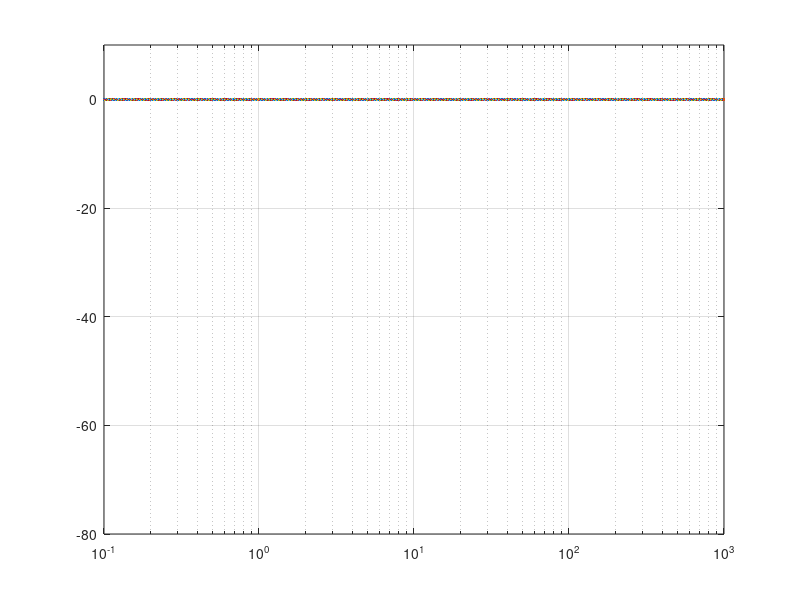
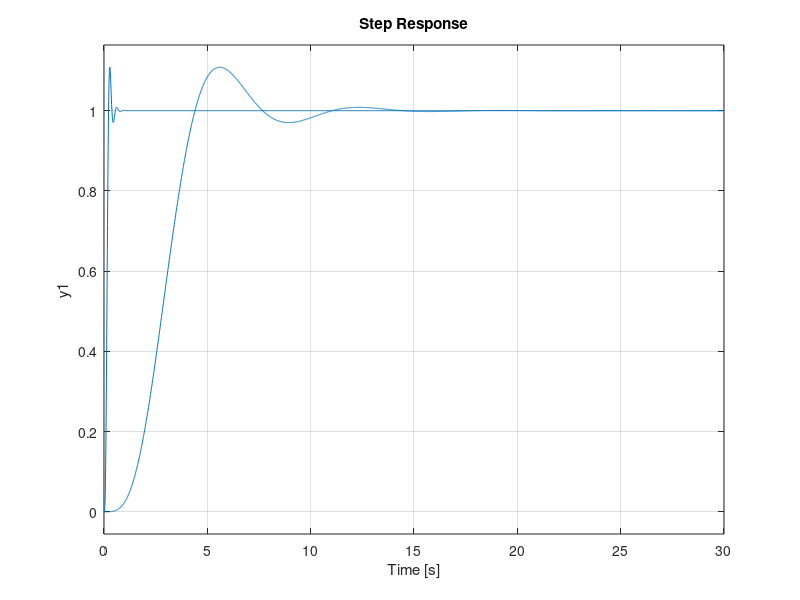
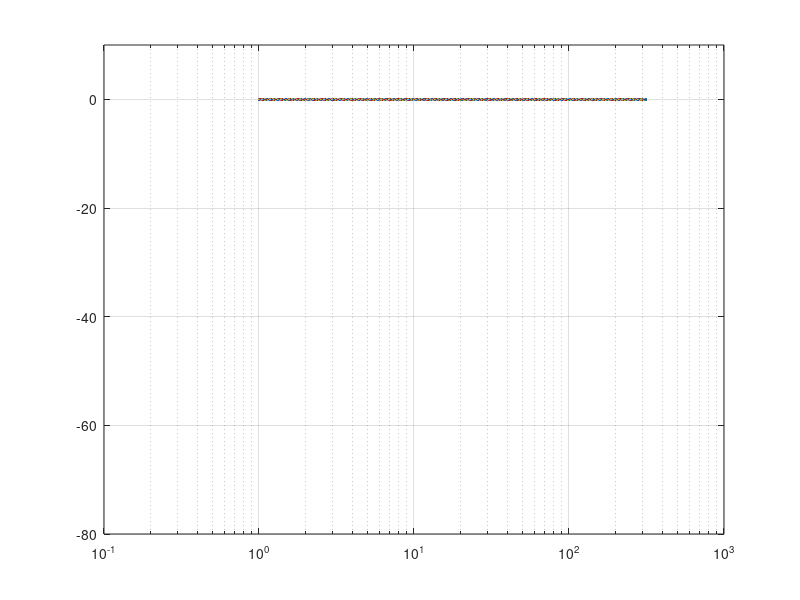
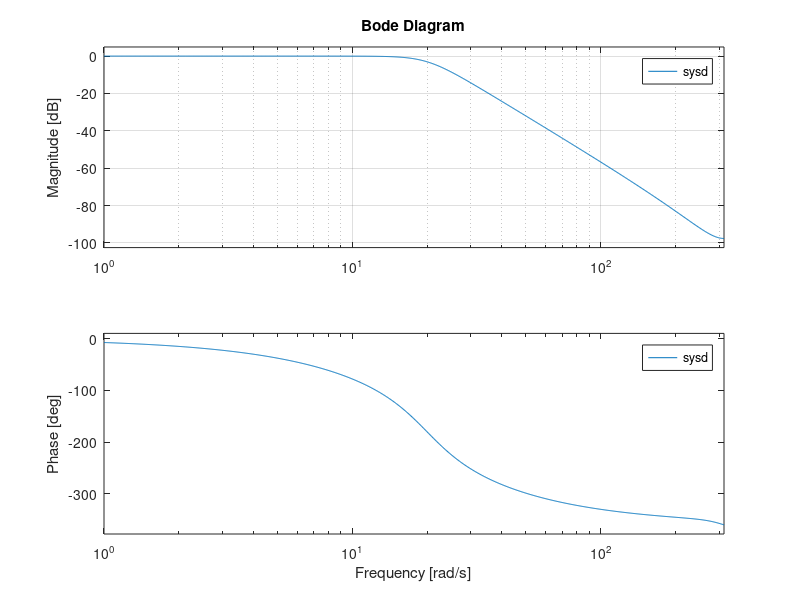

These figures' MATLAB source, in order:
%filtrul butterworth
clear all;close all
%ordinul filtrului
n=4;
%pulsatia de taiere
wt=20;
% se calculeaza constelatia polilor
for k=1:n,
 s(k)=exp(i*(2*k-1+n)/(2*n)*pi);
end;
% se elimina polii complecsi falsi
s=1e6*s;s=round(s);s=s/1e6;
% se defineste filtrul cu wt=1
sys=zpk([],s,1);
sys=tf(sys)
[m,p,w]=bode(sys);
mdb=20*log10(m(1,:));
figure(1);
semilogx(w,mdb);hold on;
% se ajusteaza coeficientii filtrului pt wt din aplicatie
[num,den]=tfdata(sys,'v');
for i=1:n,
 a1=1/wt^(n-i+1)
 den1(i)=den(i)*a1;
end;
den1(n+1)=den(n+1);
% filtrul cu wt din aplicatie
sys1=tf(num,den1)
[m,p,w]=bode(sys1);
mdb=20*log10(m(1,:));
semilogx(w,mdb);grid;hold off;axis([1e-1 1e3 -80 10]);
% deducerea functiilor indiciale
figure(2);t=[0:0.01:30];
step(sys,t);grid; hold on;
step(sys1,t);
% discretizarea functiei de transfer si trasarea %caracteristicii Bode
sysd=c2d(sys1,0.01,'foh');
figure(3);
[md,pd,wd]=bode(sysd);
mddb=20*log10(md(1,:));
semilogx(wd,mddb);grid;axis([1e-1 1e3 -80 10]);
figure(4);bode(sysd);grid
%*****************************
% filtrarea unui semnal test
figure(6);
load semnal;
t1=0:0.01:10;
yf=lsim(sys1,y(2,:),t1);
plot(t1,yf,t1,y(2,:),'r');grid;